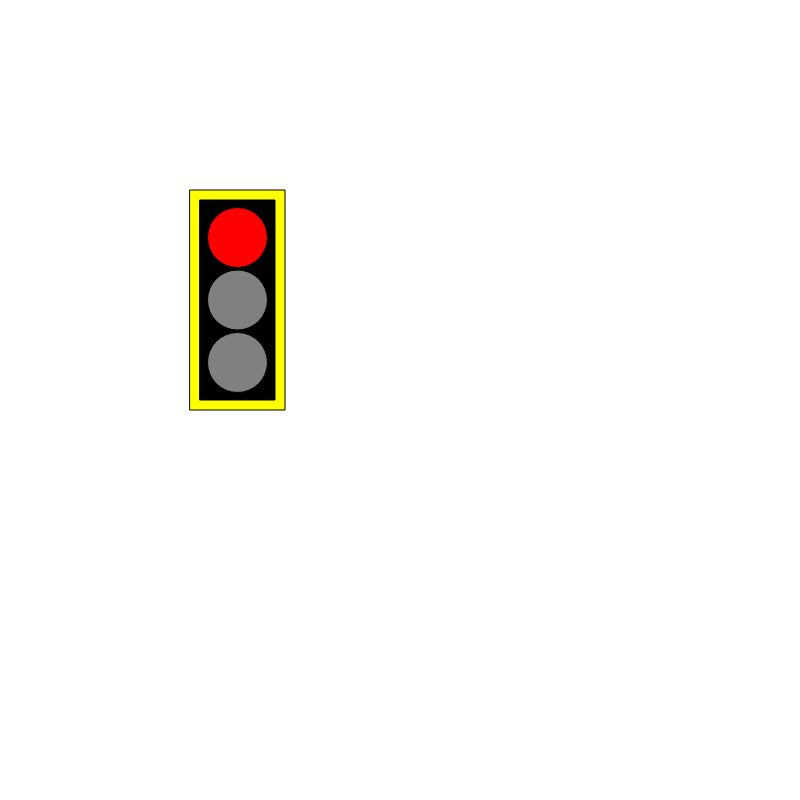
Frame 1 (no input)
Frame 60 (no input): identical to frame 1, image omitted
Frame 120 (the mouse pressed at the canvas centre since frame 60): identical to frame 1, image omitted

The p5.js sketch that drew this single still picture (run headless with seeded random() and noise() and a simulated clock; from frame 60 on, the mouse is pressed at the canvas centre):

// p5.js sketch
// ── sketch.js
var myState; //controls switch statement
var timer = 0; //variable to set timer

function setup() {
  // put setup code here
  createCanvas(800, 800);
  background("white");
/* STOPLIGHT BASECODE
  fill("yellow");
  rect(190, 190, 95, 220);
  fill("black");
  rect(200, 200, 75, 200);
  fill("gray");
  ellipse(237.5, 237.5, 60, 60);
  fill("gray");
  ellipse(237.5, 300, 60, 60);
  fill("gray");
  ellipse(237.5, 362.5, 60, 60);
  fill("black");*/

  myState = 0; //moving to state 0


}

function draw() {
  // put drawing code here

  switch (myState) {

    case 0:

      //changes top stoplight circle to red
      background("white");
      fill("yellow");
      rect(190, 190, 95, 220);
      fill("black");
      rect(200, 200, 75, 200);
      fill("red");
      ellipse(237.5, 237.5, 60, 60);
      fill("gray");
      ellipse(237.5, 300, 60, 60);
      fill("gray");
      ellipse(237.5, 362.5, 60, 60);


      //if 500 time increments go by, move to state 1
      if (timer < 500) {

        timer++;
      } else if (timer = 500) {
        timer = 0;
        myState = 1;
      }

      break;

    case 1:

    //bottom light is green
      background("white");
      fill("yellow");
      rect(190, 190, 95, 220);
      fill("black");
      rect(200, 200, 75, 200);
      fill("gray");
      ellipse(237.5, 237.5, 60, 60);
      fill("grey");
      ellipse(237.5, 300, 60, 60);
      fill("green");
      ellipse(237.5, 362.5, 60, 60);

      if (timer < 300) {

        timer++;
      } else if (timer = 300) {
        timer = 0;
        myState = 2;
      }
      break;
      case 2:

      //bottom light is green
        background("white");
        fill("yellow");
        rect(190, 190, 95, 220);
        fill("black");
        rect(200, 200, 75, 200);
        fill("gray");
        ellipse(237.5, 237.5, 60, 60);
        fill("yellow");
        ellipse(237.5, 300, 60, 60);
        fill("grey");
        ellipse(237.5, 362.5, 60, 60);

        if (timer < 100) {

          timer++;
        } else if (timer = 100) {
          timer = 0;
          myState = 0;
        }
        break;


  }
}
